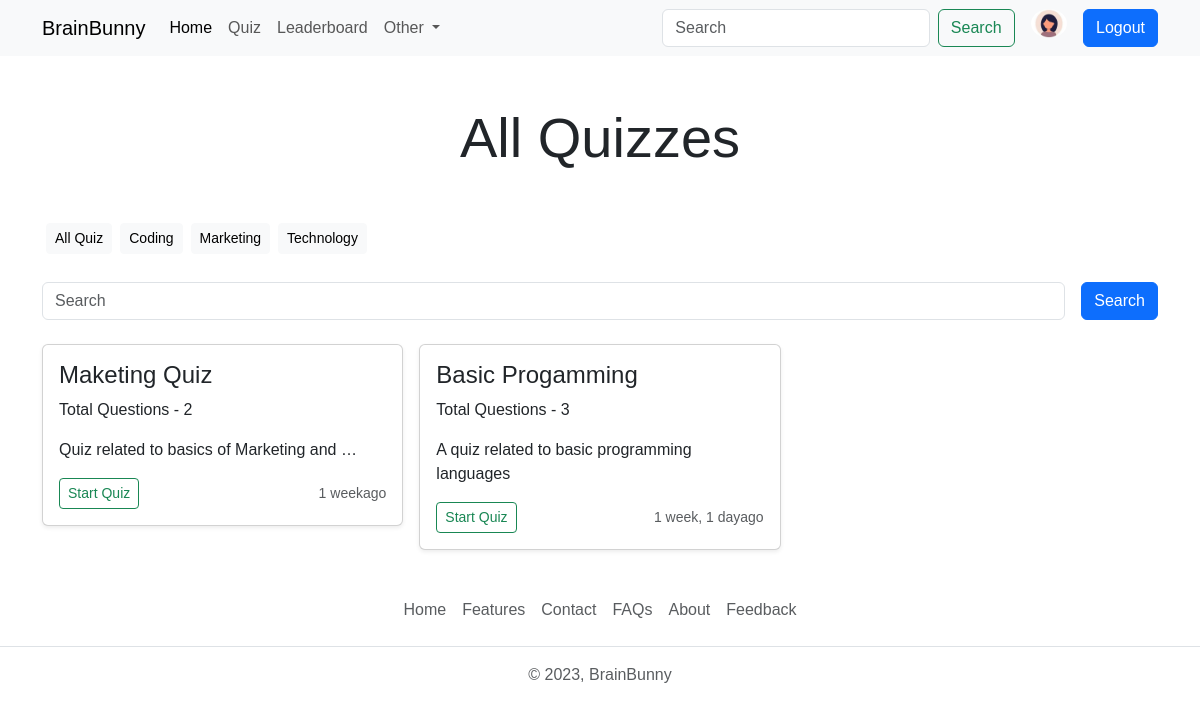
The page /quiz/all_quiz (signed in) on the database its author committed.
### account/models.py (models this page shows, shortened)
class Profile(models.Model):
    user=models.OneToOneField(User,on_delete=models.CASCADE,null=True,verbose_name='User Object') #verbose name
    bio = models.TextField(blank=True,null=True)
    profile_img=models.ImageField(upload_to='profile_images',default='user.png',blank=True,null=True,verbose_name='Profile Pic')
    location=models.CharField(max_length=100,blank=True,null=True)
    GENDER=(
        ('Male','Male'),
        ('Female','Female'),
        ('Other','Other'),
    )
    gender=models.CharField(max_length=6,choices=GENDER,blank=True,null=True)

### quiz/models.py (models this page shows, shortened)
class Category(models.Model):
    name = models.CharField(max_length = 15)
    class Meta:
        verbose_name_plural= 'Categories'

class Quiz(models.Model):
    title=models.CharField(max_length=255)
    description= models.TextField()
    category = models.ForeignKey(Category,on_delete=models.CASCADE)
    quiz_file = models.FileField(upload_to='quiz/')
    created_at=models.DateTimeField(auto_now_add=True)
    updated_at=models.DateTimeField(auto_now=True)
    class Meta:
        verbose_name_plural= "Quizzes"

class Question(models.Model):
    quiz = models.ForeignKey(Quiz,on_delete=models.CASCADE)
    text=models.TextField()

### quiz/views.py (the view)
# urls.py: path('all_quiz',views.all_quiz_view,name='all_quiz'),
@login_required(login_url='login')
def all_quiz_view(request):
    if(request.user.is_authenticated):
        user_object = User.objects.get(username=request.user)
        user_profile2 =Profile.objects.get(user=user_object)
    quizzes = Quiz.objects.order_by('-created_at')
    categories=Category.objects.all()
    context={"user_profile2":user_profile2,"quizzes":quizzes,"categories":categories}
    return render(request,"all-quiz.html", context)

### templates/all-quiz.html
{% extends "index.html" %}
{% load static %}
{% block content %}
	<h1 class="display-4 text-center my-5">All Quizzes</h1>
	<div class="container">
		<div class="d-flex flex-wrap" >
			<a href="{% url "all_quiz" %}" class="btn btn-sm btn-light m-1">All Quiz</a>
			{% for category in categories  %}
				<a href="{% url "search" category.name %}" class="btn btn-sm btn-light m-1">{{category.name}}</a>
			{% endfor %}
		</div>
	</div>
	<form class="container d-flex my-4" role="search" method="get" action="{% url 'search' ' ' %}">
		<input name="q" class="form-control me-2" type="search" placeholder="Search" aria-label="Search">
		<a href="#" type="submit" class="btn btn-primary ms-2">Search</a>
	</form>
	<div class="container">
		<div class="row row-cols-1 row-cols-sm-1 row-cols-md-2 row-cols-lg-3 g-3">
			{% if quizzes|length > 0 %}
			{% for quiz in  quizzes %}
				<div class="col">
					<div class="card shadow-sm">
						<div class="card-body">
							<h4>{{quiz.title}}</h4>
							<p class="card-text">Total Questions - {{quiz.question_set.all|length}}</p>
							<p class="card-text">{{quiz.description | truncatewords:7}}</p>
							<div class="d-flex justify-content-between align-items-center">
								<div class="btn-group">
									<a href="{% url "quiz" quiz.id %}" type="button" class="btn btn-sm btn-outline-success">Start
										Quiz</a>
								</div>
								<small class="text-body-secondary">{{quiz.created_at | timesince}}ago</small>
							</div>
						</div>
					</div>
				</div>
			{% endfor %}
			{% else %}
				<div class="col-lg-12 col-md col-12">
					<p class="text-center text-danger fs-5">
						No Quiz Category Available
					</p>
				</div>
			{% endif %}
		</div>
	</div>
{% endblock content %}

### templates/components/navbar.html (shortened to what this page needs)
<nav class="navbar navbar-expand-lg bg-body-tertiary d-none d-lg-block">
    <div class="container">
        <a class="navbar-brand" href="{% url "home" %}">BrainBunny</a>
        <div class="collapse navbar-collapse" id="navbarSupportedContent">
            <ul class="navbar-nav me-auto mb-2 mb-lg-0">
                <li class="nav-item">
                    <a class="nav-link active" aria-current="page" href="{% url "home" %}">Home</a>
                </li>
                <li class="nav-item">
                    <a class="nav-link" href="{% url "all_quiz" %}">Quiz</a>
                </li>
                <li class="nav-item">
                    <a class="nav-link" href="./leaderboard.html">Leaderboard</a>
                </li>
                <li class="nav-item dropdown">
                    <a class="nav-link dropdown-toggle" href="#" role="button" data-bs-toggle="dropdown"
                        aria-expanded="false">
                        Other
                    </a>
                </li>
            </ul>
            <form class="d-flex" role="search">
                <input class="form-control me-2" type="search" placeholder="Search" aria-label="Search">
                <button class="btn btn-outline-success" type="submit">Search</button>
                {% if request.user.is_authenticated %}
                    <a href="{% url "profile" request.user.username %}" data-bs-toggle="tooltip" data-bs-placement="bottom" data-bs-title=@{{request.user.username}} class="mx-2">
                        <img src="{{user_profile2.profile_img.url}}" alt="profile" width="55" height="55" class="img-fluid rounded-circle mx-2">
                    </a>
                    <a href="{% url "logout" %}" class="btn btn-primary ms-3">Logout</a>
                {% else %}
                    <a href="{% url "login" %}" class="btn btn-primary ms-2">Login</a>
                {% endif %}
            </form>
        </div>
    </div>
</nav>

### static/css/style.css (style rules this page uses)
* { font-family: 'Trebuchet MS', 'Lucida Sans Unicode', 'Lucida Grande', 'Lucida Sans', Arial, sans-serif; }

### rows shown on the page
Profile: profile_img (picture)
Category: name "Coding"
Category: name "Marketing"
Category: name "Technology"
Quiz: title "Maketing Quiz", question_set.all|length "2", description "Quiz related to basics of Marketing and …", created_at "1 week"
Quiz: title "Basic Progamming", question_set.all|length "3", description "A quiz related to basic programming languages", created_at "1 week, 1 day"
